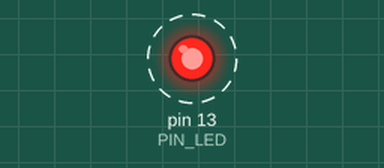
The sketch below on a simulated Arduino Uno, built with avr-gcc and run on an emulated ATmega328P. Parts: output pins drawn as LEDs (lit = HIGH). Dashed ring = blinking. What the sketch prints to the serial monitor is not drawn.

Above: at 0.5 s.
Timing chart, 0 to 4.6 s (numbered marks = the images above):
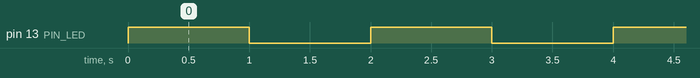

The sketch:

parpadeo_led.ino
```cpp
/*
  ============================================================================
  Parpadeo de un LED
  ============================================================================
  Autor : Cristian Carrera

  Se uso asistencia de IA (Claude) para depurar y documentar. El montaje, la
  calibracion y las pruebas sobre la placa son propios.
  Entorno : simulador Wokwi (placa Arduino UNO)

  ============================================================================
  LA SENTENCIA INVESTIGADA
  ============================================================================
  Encender y apagar un LED necesita DOS sentencias que trabajan juntas:

     pinMode(pin, OUTPUT);      // se declara UNA vez, dentro de setup()
                                // le dice a la placa que ese pin va a
                                // ENTREGAR corriente en lugar de leerla

     digitalWrite(pin, HIGH);   // ENCIENDE: pone el pin en 5 V
     digitalWrite(pin, LOW);    // APAGA:    pone el pin en 0 V

  EL DETALLE QUE MAS SE OLVIDA:
  digitalWrite() por si sola no basta. Si se omite el pinMode(), el pin queda
  configurado como ENTRADA y el LED apenas brilla, porque una entrada solo
  puede entregar unos pocos microamperios. No es que el codigo este mal: es
  que el pin no esta preparado para dar corriente.

  LA RESISTENCIA NO ES OPCIONAL:
  Un LED rojo cae unos 2 V y aguanta unos 20 mA. Sin resistencia, la
  diferencia entre los 5 V del pin y los 2 V del LED no la limita nadie, y
  circula tanta corriente que se quema el LED, el pin, o los dos.

     R = (5 V - 2 V) / 0.020 A = 150 ohmios

  Se usan 220 ohmios porque es el valor comercial mas cercano por arriba, lo
  que deja la corriente en unos 13 mA: mas seguro y el brillo apenas cambia.

  ============================================================================
  POR QUE HACE FALTA EL delay()
  ============================================================================
  El ATmega328P ejecuta 16 millones de instrucciones por segundo. Sin una
  pausa, el LED se encenderia y apagaria tan rapido que el ojo humano lo
  veria como una luz continua a media intensidad, no como un parpadeo.

  El ojo deja de distinguir parpadeos por encima de unos 25 Hz. Por eso la
  pausa tiene que ser de al menos unas decenas de milisegundos.

  NOTA IMPORTANTE PARA LOS PROYECTOS SIGUIENTES:
  delay() BLOQUEA. Mientras dura, el programa no hace absolutamente nada mas:
  no lee sensores, no atiende botones. Aqui es aceptable porque el programa
  tiene una sola tarea. En cuanto haya dos cosas que atender a la vez habra
  que sustituirlo por millis(), como se hace en los proyectos con sensores.

  ============================================================================
  MONTAJE
  ============================================================================
     Pin 13 ---- (+) LED (-) ---- Resistencia 220 ohm ---- GND

  El pin 13 del UNO ya trae un LED soldado en la propia placa, asi que el
  parpadeo se ve aunque no se conecte nada. El LED externo sirve para
  demostrar que se domina el montaje.
  ============================================================================
*/

// Se usa const int y no #define porque asi la variable tiene tipo y el
// compilador puede avisar si se usa mal.
const int PIN_LED = 13;

// Tiempos en milisegundos. Al estar con nombre, cambiar la velocidad del
// parpadeo es tocar un solo numero.
const int TIEMPO_ENCENDIDO = 1000;
const int TIEMPO_APAGADO   = 1000;

// ---------------------------------------------------------------------------
// setup() se ejecuta UNA sola vez, al encender la placa o al pulsar reset.
// ---------------------------------------------------------------------------
void setup() {
  Serial.begin(9600);

  // La sentencia investigada: declarar el pin como SALIDA.
  pinMode(PIN_LED, OUTPUT);

  Serial.println(F("== Parpadeo de un LED =="));
  Serial.println(F("Cristian Carrera"));
  Serial.println();
}

// ---------------------------------------------------------------------------
// loop() se repite indefinidamente mientras la placa tenga corriente.
// Es, en el fondo, un while(true) que Arduino escribe por nosotros.
// ---------------------------------------------------------------------------
void loop() {
  digitalWrite(PIN_LED, HIGH);       // ENCENDER: el pin pasa a 5 V
  Serial.println(F("LED encendido"));
  delay(TIEMPO_ENCENDIDO);           // esperar con el LED encendido

  digitalWrite(PIN_LED, LOW);        // APAGAR: el pin vuelve a 0 V
  Serial.println(F("LED apagado"));
  delay(TIEMPO_APAGADO);             // esperar con el LED apagado
}
```

Measured:
- by itself, pin 13 (PIN_LED): alternates HIGH for 1.0 s and LOW for 1.0 s
